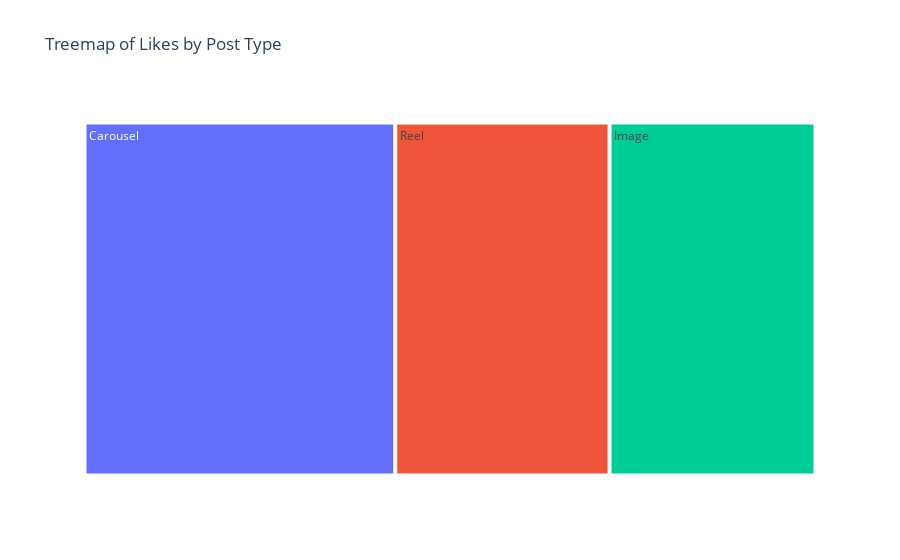

Notebook code for this chart:
### Markdown cell above
## Treemap of Likes by Post Type

### Code cell
fig = px.treemap(df, path=['Post_Type'], values='likes',
                 title='Treemap of Likes by Post Type')
fig.show()

### Figure 1 — Plotly figure (JSON) as saved in the notebook; plotly's stock layout.template omitted (floating-point values rounded to 4 significant figures)
{"data": [{"branchvalues": "total", "domain": {"x": [0, 1], "y": [0, 1]}, "hovertemplate": "labels=%{label}<br>likes=%{value}<br>parent=%{parent}<br>id=%{id}<extra></extra>", "ids": ["Carousel", "Reel", "Image"], "labels": ["Carousel", "Reel", "Image"], "name": "", "parents": ["", "", ""], "type": "treemap", "values": [307800.0, 212200.0, 204000.0]}], "layout": {"legend": {"tracegroupgap": 0}, "title": {"text": "Treemap of Likes by Post Type"}}}
